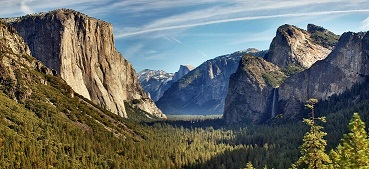
%> input picture Implementation/Data/valley_small.jpg, 369 x 169 px
$ octave imageCompletion.m   (GNU Octave 9; MATLAB toolbox functions it lacks are replaced by stand-ins)
%> lines starting %> are read from the running program, lines starting %| are printed output that depends on the picture; in (x1, y1, x2, y2) boxes, pixels count from 0 and x2, y2 are one past the last pixel; in counts of white or black regions, pixels touching at a corner belong together; the program's own positions count from 1
### Implementation/Code/fastApprox.m
function [ out_im ] = fastApprox( im, inv_matte )
%FASTAPPROX Fast Approximation step in Fragment-based Image Completion

    % get matte
    matte = 1 - inv_matte;

    % number of levels in pyramid
    L = 3;

    % kernel for up/down-scaling
    % values as mentioned in MATLAB's impyramid documentation
    a = 0.375;
    K = [0.25-a/2,0.25,a,0.25,0.25-a/2];

    % fast approximation
    Y = ones(size(im));
    for l = L:-1:1
        ifContinue = true;
        while ifContinue
            Y_prev = Y;
            Y = Y.*repmat(matte,1,1,3) + im.*repmat(inv_matte,1,1,3);
            if l ~= 1
                % l IS > 1
                for i = 2:l
                    Y = impyramid(Y,'reduce');
                end
                for i = 2:l
                    Y = impyramid(Y,'expand');
                end
            else
                % l EQUALS 1
                Y = convn(convn(Y, K, 'same'),K','same');
            end

            % repeated up/down-scaling may lead to change in size(Y) by a
            % pixel or two; resize to make sure size(Y)=size(Y_prev)
            if size(Y,1) ~= size(Y_prev,1) || size(Y,2) ~= size(Y_prev,2)
                Y = imresize(Y, [size(Y_prev,1),size(Y_prev,2)]);
            end

            % if Y has pretty much converged to Y_prev, stop iterating
            if sum(sum(sum((Y - Y_prev).^2))) < 1E-8
                ifContinue = false;
            end
        end
    end

    % keep known pixels unchanged
    Y = Y.*repmat(matte,1,1,3) + im.*repmat(inv_matte,1,1,3);

    % push out Y
    out_im = Y;
end

### Implementation/Code/getConfidenceMap.m
function [ map ] = getConfidenceMap( inv_matte )
%GETCONFIDENCEMAP Confidence Map building step in Fragment-based Image Completion

    gsize = 31; % odd
    hg = (gsize-1)/2; % half of gsize
    sigma = 10;
    gauss = fspecial('gaussian', gsize, sigma);

    inv_matte = padarray(inv_matte,[hg hg],0,'both');
    map = ones(size(inv_matte));
    for i = hg+1:size(map,1)-hg
        for j = hg+1:size(map,2)-hg
            if inv_matte(i,j) < 0.99
                map(i,j) = sum(sum(inv_matte(i-hg:i+hg,j-hg:j+hg) .* gauss));
            end
        end
    end

    map = map(1+hg:end-hg,1+hg:end-hg);
end

### Implementation/Code/getLevelSet.m
function [ level_set ] = getLevelSet( c_map )
%GETLEVELSET Level Set building step in Fragment-based Image Completion

    c_map_mean = mean(c_map(:));
    c_map_std  = std(c_map(:));

    level_set = zeros(size(c_map));
    for i = 1:size(level_set,1)
        for j = 1:size(level_set,2)
            if c_map(i,j) <= c_map_mean
                level_set(i,j) = c_map(i,j) + c_map_std*rand();
            end
        end
    end
end

### Implementation/Code/findPatchSize.m
function patchSize = findPatchSize(im, x, y, inv_matte)
radii = zeros(3, 1);
radii(1) = 4;
radii(2) = 7;
radii(3) = 10;
% radii(4) = 13;
% radii(5) = 19;
patchParameters = zeros(size(radii,1),1);

averageGradient=Inf;
notBoundary = false;
for i=1:size(radii,1)
    % checking for boundary pixels
    if (x-radii(i)>=1 && x+radii(i)<=size(im,1) && y-radii(i)>=1 && y+radii(i)<=size(im,2))
        currentPatch = abs(im(x-radii(i):x+radii(i), y-radii(i):y+radii(i),5:8));
        currInvMatte = inv_matte(x-radii(i):x+radii(i), y-radii(i):y+radii(i));
    else
        continue;
    end
    confidentCurrPatch=currentPatch(repmat(currInvMatte>0.95,1,1,4));
    if mean(confidentCurrPatch(:)) < (1+(0.01*(4.5+(1/sqrt(averageGradient)))))*averageGradient
        averageGradient = mean(confidentCurrPatch);
        maxPatchIndex = i;
        notBoundary=true;
    end
end
if ~notBoundary %if boundary pixel, return minimum patch size
    [~,maxPatchIndex]=min(patchParameters);
end
patchSize = radii(maxPatchIndex).*2+1;

### Implementation/Code/getMatchingPatchFromNNF.m
function [ t_patch, s_patch, sp_inv_matte, sp_i, sp_j, NNF_set ] = ...
    getMatchingPatchFromNNF( features, unknown_bbox, pi, pj, inv_matte, ps, NNF_set )
%GETMATCHINGPATCHFROMNNF Gets a matching patch for given t_patch using NNF

hps = floor(ps/2);

% disp(size(features));
% disp(unknown_bbox);

tp_features = features(unknown_bbox(1,1):unknown_bbox(2,1),unknown_bbox(1,2):unknown_bbox(2,2),:);
tp_inv_matte = floor(inv_matte(pi-hps:pi+hps,pj-hps:pj+hps)+0.05);
inv_matte_expanded_straight = floor(imgaussfilt(inv_matte,6));
t_im_inv_matte_expanded = inv_matte_expanded_straight(unknown_bbox(1,1):unknown_bbox(2,1),unknown_bbox(1,2):unknown_bbox(2,2));

adj_pi = pi - unknown_bbox(1,1) + 1;
adj_pj = pj - unknown_bbox(1,2) + 1;

% [5 lines of commented-out code are left out]

t_patch = features(pi-hps:pi+hps,pj-hps:pj+hps,1:3);
% figure; imshow(t_patch);


% CREATE SETS FOR ORIENTATIONS
feature_set = cell(1,8);
% c_map_s_set = cell(1,8);
sp_inv_matte_set = cell(1,8);
for orient = 1:8
    feature_set{orient} = features;
%     c_map_s_set{orient} = c_map;
    sp_inv_matte_set{orient} = inv_matte;
    switch orient
        case 2
            temp_feat_arr = zeros(size(feature_set{orient},2),size(feature_set{orient},1),size(features,3));
            for i = 1:size(features,3)
                temp_feat_arr(:,:,i) = imrotate(feature_set{orient}(:,:,i),90);
            end
            feature_set{orient} = temp_feat_arr;
%             c_map_s_set{orient} = imrotate(c_map_s_set{orient},90);
            sp_inv_matte_set{orient} = imrotate(sp_inv_matte_set{orient},90);
        case 3
            temp_feat_arr = zeros(size(feature_set{orient},1),size(feature_set{orient},2),size(features,3));
            for i = 1:size(features,3)
                temp_feat_arr(:,:,i) = imrotate(feature_set{orient}(:,:,i),180);
            end
            feature_set{orient} = temp_feat_arr;
%             c_map_s_set{orient} = imrotate(c_map_s_set{orient},180);
            sp_inv_matte_set{orient} = imrotate(sp_inv_matte_set{orient},180);
        case 4
            temp_feat_arr = zeros(size(feature_set{orient},2),size(feature_set{orient},1),size(features,3));
            for i = 1:size(features,3)
                temp_feat_arr(:,:,i) = imrotate(feature_set{orient}(:,:,i),270);
            end
            feature_set{orient} = temp_feat_arr;
%             c_map_s_set{orient} = imrotate(c_map_s_set{orient},270);
            sp_inv_matte_set{orient} = imrotate(sp_inv_matte_set{orient},270);
        case 5
            temp_feat_arr = zeros(size(feature_set{orient},1),size(feature_set{orient},2),size(features,3));
            for i = 1:size(features,3)
                temp_feat_arr(:,:,i) = flip(feature_set{orient}(:,:,i), 1);
            end
            feature_set{orient} = temp_feat_arr;
%             c_map_s_set{orient} = flip(c_map_s_set{orient}, 1);
            sp_inv_matte_set{orient} = flip(sp_inv_matte_set{orient}, 1);
        case 6
            temp_feat_arr = zeros(size(feature_set{orient},2),size(feature_set{orient},1),size(features,3));
            for i = 1:size(features,3)
                temp_feat_arr(:,:,i) = flip(imrotate(feature_set{orient}(:,:,i),90), 1);
            end
            feature_set{orient} = temp_feat_arr;
%             c_map_s_set{orient} = flip(imrotate(c_map_s_set{orient},90), 1);
            sp_inv_matte_set{orient} = flip(imrotate(sp_inv_matte_set{orient},90), 1);
        case 7
            temp_feat_arr = zeros(size(feature_set{orient},1),size(feature_set{orient},2),size(features,3));
            for i = 1:size(features,3)
                temp_feat_arr(:,:,i) = flip(imrotate(feature_set{orient}(:,:,i),180), 1);
            end
            feature_set{orient} = temp_feat_arr;
%             c_map_s_set{orient} = flip(imrotate(c_map_s_set{orient},180), 1);
            sp_inv_matte_set{orient} = flip(imrotate(sp_inv_matte_set{orient},180), 1);
        case 8
            temp_feat_arr = zeros(size(feature_set{orient},2),size(feature_set{orient},1),size(features,3));
            for i = 1:size(features,3)
                temp_feat_arr(:,:,i) = flip(imrotate(feature_set{orient}(:,:,i),270), 1);
            end
            feature_set{orient} = temp_feat_arr;
%             c_map_s_set{orient} = flip(imrotate(c_map_s_set{orient},270), 1);
            sp_inv_matte_set{orient} = flip(imrotate(sp_inv_matte_set{orient},270), 1);
    end
end

best_offset = Inf;
for orient = 1:8
%     disp(unknown_bbox)

    inv_matte_expanded = floor(imgaussfilt(sp_inv_matte_set{orient},6));

% [18 lines of commented-out code are left out]

    [NNF,offsets] = getNNF(tp_features, feature_set{orient}, ps, inv_matte_expanded, tp_inv_matte, t_im_inv_matte_expanded, NNF_set{orient});
    NNF_set{orient} = NNF;
    % [5 lines of commented-out code are left out]
    offset = offsets(adj_pi,adj_pj);

    if offset < best_offset
        sp_i = NNF(adj_pi,adj_pj,1);
        sp_j = NNF(adj_pi,adj_pj,2);
        s_patch = feature_set{orient}(sp_i-hps:sp_i+hps,sp_j-hps:sp_j+hps,1:3);
        sp_inv_matte = sp_inv_matte_set{orient}(sp_i-hps:sp_i+hps,sp_j-hps:sp_j+hps);
    end
end

end

### Implementation/Code/imageCompletion.m
outermostTic = tic;

%% load image and create inverse matte
im = im2double(imread('../Data/valley_small.jpg'));
imname = 'valley_small';
inv_matte = ones(size(im,1),size(im,2));
inv_matte(101:130,114:143) = 0;
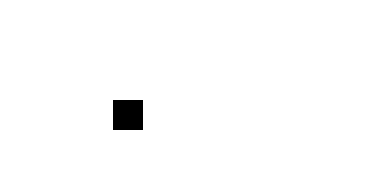
%> inv_matte: size 169x369 double; values 0 (black) and 1 (white), 98.6% white; 1 black region, box (x1, y1, x2, y2) and area: (113, 100, 143, 130) 900
% [40 lines of commented-out code are left out]

Hx1 = find(sum(1-inv_matte,2)~=0,1);
%> Hx1 = 101
Hy1 = find(sum(1-inv_matte,1)~=0,1);
%> Hy1 = 114
Hx2 = find(sum(1-inv_matte,2)~=0,1,'last');
%> Hx2 = 130
Hy2 = find(sum(1-inv_matte,1)~=0,1,'last');
%> Hy2 = 143

%% fast approximation
imwrite(im.*repmat(inv_matte,1,1,3), strcat('../Results/',imname,'_hole.jpg'));
figure; imshow(im.*repmat(inv_matte,1,1,3));
approx_im = fastApprox(im, inv_matte);
%> after the loop in fastApprox, `for l = L:-1:1`:
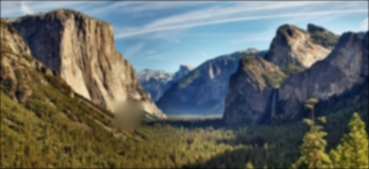
%> Y: size 169x369x3 double; mean R, G, B 0.404, 0.42, 0.398
% figure; imshow(approx_im);

%% build confidence map
c_map = getConfidenceMap(inv_matte);
%> after the loop in getConfidenceMap, `for i = hg+1:size(map,1)-hg`:
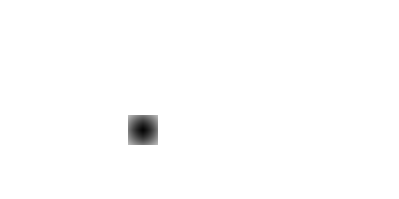
%> map: size 199x399 double; min 0.0293, max 1, mean 0.993

% [14 lines of commented-out code are left out]

%% obtain level set
level_set = getLevelSet(c_map);
%> after the loop in getLevelSet, `for i = 1:size(level_set,1)`:
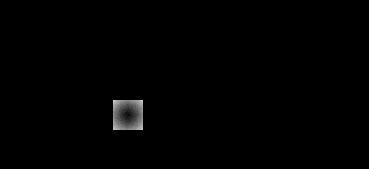
%> level_set: size 169x369 double; min 0, max 0.801, mean 0.006
% figure; imshow(level_set);

disp(mean(c_map(:)));
%| 0.9910

%% initialize nnf
NNF_set = cell(1,8);
for i = 1:8
    NNF_set{i} = 0;
end

iter = 0;

%% iterations
while mean(c_map(:)) < 0.9999 || min(inv_matte(:)) < 0.5
    iter = iter + 1;

    %% search for matching patch
    % create features to use to calculate distance
    features = zeros(size(approx_im,1),size(approx_im,2),8);
    features(:,:,1:3) = approx_im;
    features(:,:,4) = rgb2gray(approx_im);
    features(:,:,5) = conv2(features(:,:,4),[-0.5,0,0.5],'same').*inv_matte;
    features(:,:,6) = conv2(features(:,:,4),[-0.5,0,0.5]','same').*inv_matte;
    features(:,:,7) = conv2(features(:,:,4),[-0.5,0,0;0,0,0;0,0,0.5],'same').*inv_matte;
    features(:,:,8) = conv2(features(:,:,4),[0,0,-0.5;0,0,0;0.5,0,0]','same').*inv_matte;

    % find indices of maxima in level_set
    [M, max_i] = max(level_set);
    [M, max_j] = max(M);
    max_i = max_i(max_j);

    patch_size = findPatchSize(features, max_i, max_j, inv_matte); % odd
    disp(patch_size);
%     hps = floor(patch_size/2); % half of patch size
    hps = patch_size; % trying something -- increases border
    unknown_bbox = [Hx1-hps,Hy1-hps;Hx2+hps,Hy2+hps]; % [x1,y1;x2,y2] comes from the hole we punch manually
    if unknown_bbox(1,1) < 1, unknown_bbox(1,1) = 1; end
    if unknown_bbox(1,2) < 1, unknown_bbox(1,2) = 1; end
    if unknown_bbox(2,1) > size(features,1), unknown_bbox(2,1) = size(features,1); end
    if unknown_bbox(2,2) > size(features,2), unknown_bbox(2,2) = size(features,2); end

    % get a patch to match at this location
    searchTic = tic;
%> (the run ends here)
